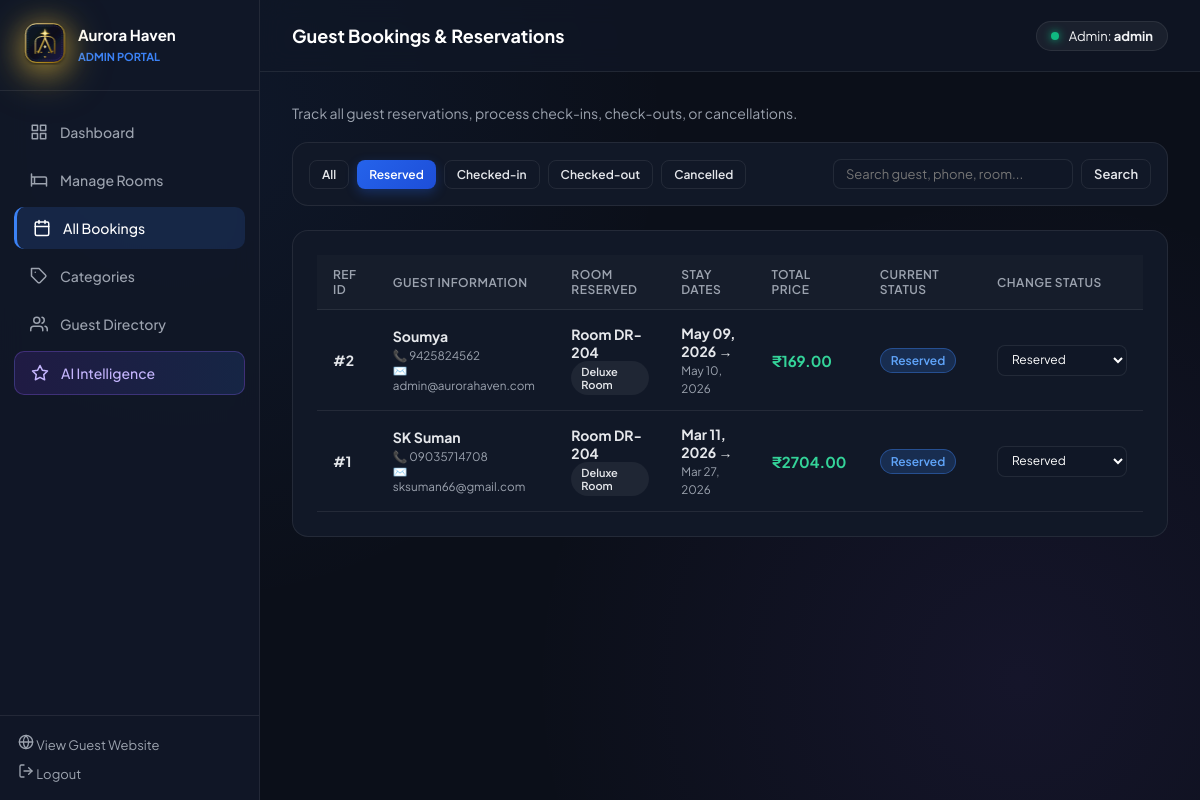
The app's page /portal/bookings/?status=Reserved (signed in) with its own data.
### hotel/models.py (models this page shows, shortened)
class Booking(models.Model):
    guest = models.ForeignKey(Guest, on_delete=models.CASCADE, related_name="bookings")
    room = models.ForeignKey(Room, on_delete=models.CASCADE, related_name="bookings")
    check_in = models.DateField()
    check_out = models.DateField()
    total_price = models.DecimalField(max_digits=10, decimal_places=2)
    status = models.CharField(max_length=20, choices=BOOKING_STATUS_CHOICES, default="Reserved")
    created_at = models.DateTimeField(auto_now_add=True)

class Guest(models.Model):
    user = models.OneToOneField(User, on_delete=models.CASCADE, null=True, blank=True, related_name="guest_profile")
    name = models.CharField(max_length=120)
    phone = models.CharField(max_length=20)

class Room(models.Model):
    room_number = models.CharField(max_length=20, unique=True)
    category = models.ForeignKey(Category, on_delete=models.CASCADE, related_name="rooms")
    price = models.DecimalField(max_digits=10, decimal_places=2)
    description = models.TextField()
    image = models.TextField(help_text="Use a URL or a data URI for demo room images.")
    availability = models.BooleanField(default=True)

class Category(models.Model):
    name = models.CharField(max_length=100, unique=True)

### hotel/admin_views.py (the view, shortened to what this page needs)
# urls.py: path("portal/bookings/", admin_views.admin_bookings, name="admin_bookings"),
@login_required(login_url="login")
@user_passes_test(staff_check, login_url="login")
def admin_bookings(request):
    status_filter = request.GET.get("status", "")
    search_q = request.GET.get("search", "").strip()
    bookings_qs = Booking.objects.select_related("guest", "room", "room__category").all().order_by("-created_at")
    if status_filter:
        bookings_qs = bookings_qs.filter(status=status_filter)
    context = {
        "bookings": bookings_qs,
        "status_choices": BOOKING_STATUS_CHOICES,
        "selected_status": status_filter,
        "search_q": search_q,
    }
    return render(request, "hotel/admin/bookings.html", context)

### hotel/admin_views.py (called while the page is built)
def staff_check(user):
    return user.is_authenticated and (user.is_staff or user.is_superuser)

### hotel/templates/hotel/admin/bookings.html (shortened to what this page needs)
{% extends 'hotel/admin/base_admin.html' %}
{% block page_title %}Guest Bookings & Reservations{% endblock %}
{% block admin_content %}
<div class="panel-header" style="border: none; padding-bottom: 0;">
    <p style="margin: 0; color: var(--admin-muted); font-size: 14px;">Track all guest reservations, process check-ins, check-outs, or cancellations.</p>
</div>
<div class="admin-panel" style="padding: 16px; margin-top: 16px; margin-bottom: 24px;">
    <div style="display: flex; gap: 16px; flex-wrap: wrap; justify-content: space-between; align-items: center;">
        <div style="display: flex; gap: 8px; flex-wrap: wrap;">
            <a href="{% url 'admin_bookings' %}" class="btn-admin {% if not selected_status %}btn-admin-primary{% else %}btn-admin-outline{% endif %}" style="font-size: 12px; padding: 6px 12px;">All</a>
            <a href="{% url 'admin_bookings' %}?status=Reserved" class="btn-admin {% if selected_status == 'Reserved' %}btn-admin-primary{% else %}btn-admin-outline{% endif %}" style="font-size: 12px; padding: 6px 12px;">Reserved</a>
            <a href="{% url 'admin_bookings' %}?status=Checked-in" class="btn-admin {% if selected_status == 'Checked-in' %}btn-admin-primary{% else %}btn-admin-outline{% endif %}" style="font-size: 12px; padding: 6px 12px;">Checked-in</a>
            <a href="{% url 'admin_bookings' %}?status=Checked-out" class="btn-admin {% if selected_status == 'Checked-out' %}btn-admin-primary{% else %}btn-admin-outline{% endif %}" style="font-size: 12px; padding: 6px 12px;">Checked-out</a>
            <a href="{% url 'admin_bookings' %}?status=Cancelled" class="btn-admin {% if selected_status == 'Cancelled' %}btn-admin-primary{% else %}btn-admin-outline{% endif %}" style="font-size: 12px; padding: 6px 12px;">Cancelled</a>
        </div>
        <form method="GET" action="{% url 'admin_bookings' %}" style="display: flex; gap: 8px;">
            <input type="text" name="search" class="admin-form-input" placeholder="Search guest, phone, room..." value="{{ search_q }}" style="width: 240px; padding: 6px 12px; font-size: 13px;">
            <button type="submit" class="btn-admin btn-admin-outline" style="padding: 6px 12px;">Search</button>
        </form>
    </div>
</div>
<div class="admin-panel">
    <div style="overflow-x: auto;">
        <table class="admin-table">
            <thead>
                <tr>
                    <th>Ref ID</th>
                    <th>Guest Information</th>
                    <th>Room Reserved</th>
                    <th>Stay Dates</th>
                    <th>Total Price</th>
                    <th>Current Status</th>
                    <th>Change Status</th>
                </tr>
            </thead>
            <tbody>
                {% for b in bookings %}
                <tr>
                    <td><strong>#{{ b.id }}</strong></td>
                    <td>
                        <div><strong>{{ b.guest.name }}</strong></div>
                        <small style="color: var(--admin-muted);">📞 {{ b.guest.phone }}</small>
                        {% if b.guest.user.email %}
                            <small style="display: block; color: var(--admin-muted);">✉️ {{ b.guest.user.email }}</small>
                        {% endif %}
                    </td>
                    <td>
                        <div><strong>Room {{ b.room.room_number }}</strong></div>
                        <span class="status-badge" style="background: rgba(255,255,255,0.06); font-size: 11px;">{{ b.room.category.name }}</span>
                    </td>
                    <td>
                        <div><strong>{{ b.check_in|date:"M d, Y" }}</strong> &rarr;</div>
                        <small style="color: var(--admin-muted);">{{ b.check_out|date:"M d, Y" }}</small>
                    </td>
                    <td>
                        <strong style="color: #34d399; font-size: 15px;">₹{{ b.total_price }}</strong>
                    </td>
                    <td>
                        <span class="status-badge
                            {% if b.status == 'Reserved' %}badge-reserved
                            {% elif b.status == 'Checked-in' %}badge-checked-in
                            {% elif b.status == 'Checked-out' %}badge-checked-out
                            {% else %}badge-cancelled{% endif %}">
                            {{ b.status }}
                        </span>
                    </td>
                    <td>
                        <form method="POST" action="{% url 'admin_booking_status' b.id %}">
                            <select name="status" class="admin-form-select" style="padding: 6px 10px; font-size: 12px; width: 130px;" onchange="this.form.submit()">
                                <option value="Reserved" {% if b.status == 'Reserved' %}selected{% endif %}>Reserved</option>
                            </select>
                        </form>
                    </td>
                </tr>
                {% empty %}
                <tr>
                    <td colspan="7" style="text-align: center; color: var(--admin-muted); padding: 40px;">
                        No bookings found for the selected filter.
                    </td>
                </tr>
                {% endfor %}
            </tbody>
        </table>
    </div>
</div>
{% endblock %}

### hotel/templates/hotel/admin/base_admin.html (shortened to what this page needs)
{% load static %}
<!DOCTYPE html>
<html lang="en">
<head>
    <link rel="stylesheet" href="{% static 'css/style.css' %}?v=20261003-1">
</head>
<body class="admin-body">
    <aside class="admin-sidebar">
        <a href="{% url 'admin_dashboard' %}" class="admin-brand">
            <div class="brand-logo-wrap admin-logo-wrap">
                <img src="{% static 'images/aurora_haven_logo.svg' %}" alt="Aurora Haven Admin Logo" class="brand-logo-img">
            </div>
            <div>
                <strong style="display:block; font-size:15px; color:#fff;">Aurora Haven</strong>
                <small style="font-size:11px; color:#3b82f6; font-weight:700; text-transform:uppercase;">Admin Portal</small>
            </div>
        </a>
        <nav class="admin-nav">
            <a href="{% url 'admin_dashboard' %}" class="{% if request.resolver_match.url_name == 'admin_dashboard' %}active{% endif %}">
                <span>Dashboard</span>
            </a>
            <a href="{% url 'admin_rooms' %}" class="{% if 'rooms' in request.resolver_match.url_name %}active{% endif %}">
                <svg width="18" height="18" viewBox="0 0 24 24" fill="none" stroke="currentColor" stroke-width="2" stroke-linecap="round" stroke-linejoin="round"><path d="M2 4v16M2 8h18a2 2 0 0 1 2 2v10M2 17h20M6 8v9"></path></svg>
                <span>Manage Rooms</span>
            </a>
            <a href="{% url 'admin_bookings' %}" class="{% if 'bookings' in request.resolver_match.url_name %}active{% endif %}">
                <span>All Bookings</span>
            </a>
            <a href="{% url 'admin_categories' %}" class="{% if 'categories' in request.resolver_match.url_name %}active{% endif %}">
                <svg width="18" height="18" viewBox="0 0 24 24" fill="none" stroke="currentColor" stroke-width="2" stroke-linecap="round" stroke-linejoin="round"><path d="M20.59 13.41l-7.17 7.17a2 2 0 0 1-2.83 0L2 12V2h10l8.59 8.59a2 2 0 0 1 0 2.82z"></path><line x1="7" y1="7" x2="7.01" y2="7"></line></svg>
                <span>Categories</span>
            </a>
            <a href="{% url 'admin_guests' %}" class="{% if 'guests' in request.resolver_match.url_name %}active{% endif %}">
                <span>Guest Directory</span>
            </a>
            <a href="{% url 'admin_ai_view' %}" class="ai-tab {% if request.resolver_match.url_name == 'admin_ai_view' %}active{% endif %}">
                <svg width="18" height="18" viewBox="0 0 24 24" fill="none" stroke="currentColor" stroke-width="2" stroke-linecap="round" stroke-linejoin="round"><polygon points="12 2 15.09 8.26 22 9.27 17 14.14 18.18 21.02 12 17.77 5.82 21.02 7 14.14 2 9.27 8.91 8.26 12 2"></polygon></svg>
                <span>AI Intelligence</span>
            </a>
        </nav>
        <div class="sidebar-footer">
            <a href="{% url 'home' %}" target="_blank">
                <span>View Guest Website</span>
            </a>
            <a href="{% url 'logout' %}">
                <svg width="16" height="16" viewBox="0 0 24 24" fill="none" stroke="currentColor" stroke-width="2" stroke-linecap="round" stroke-linejoin="round"><path d="M9 21H5a2 2 0 0 1-2-2V5a2 2 0 0 1 2-2h4"></path><polyline points="16 17 21 12 16 7"></polyline><line x1="21" y1="12" x2="9" y2="12"></line></svg>
                <span>Logout</span>
            </a>
        </div>
    </aside>
    <main class="admin-main">
        <header class="admin-topbar">
            <div class="admin-topbar-title">{% block page_title %}Dashboard{% endblock %}</div>
            <div style="display:flex; align-items:center; gap:16px;">
                <div class="admin-user-pill">
                    <span class="status-dot"></span>
                    <span>Admin: <strong>{{ request.user.username }}</strong></span>
                </div>
            </div>
        </header>
        <div class="admin-content">
            {% block admin_content %}{% endblock %}
        </div>
    </main>
</body>
</html>

### static/css/style.css (style rules this page uses)
:root { --bg: #f5f7fb; --surface: #ffffff; --surface-soft: #f8fbff; --surface-muted: #eef4fb; --text: #1f2937; --muted: #64748b; --border: #dbe5f0; --primary: #0b5ed7; --primary-dark: #084298; --accent: #ff6b35; --accent-soft: #fff1eb; --success: #16a34a; --success-soft: #dcfce7; --danger: #dc2626; --danger-soft: #fee2e2; --warning: #92400e; --warning-soft: #fef3c7; --shadow: 0 16px 40px rgba(15, 23, 42, 0.08); --shadow-soft: 0 10px 24px rgba(15, 23, 42, 0.06); --radius-lg: 28px; --radius-md: 20px; --radius-sm: 14px; --container: min(1180px, calc(100vw - 32px)); }
* { box-sizing: border-box; }
html { scroll-behavior: smooth; }
body { margin: 0; min-height: 100vh; font-family: 'Plus Jakarta Sans', 'Poppins', -apple-system, sans-serif; color: #f1f5f9; background-color: #070a12; background-image: radial-gradient(circle at 10% 10%, rgba(59, 130, 246, 0.08) 0%, transparent 40%), radial-gradient(circle at 90% 20%, rgba(212, 175, 55, 0.06) 0%, transparent 35%), radial-gradient(circle at 50% 80%, rgba(124, 58, 237, 0.06) 0%, transparent 45%); background-attachment: fixed; }
a { color: inherit; text-decoration: none; }
img { display: block; max-width: 100%; }
button, input, select { font: inherit; }
.brand-logo-wrap { width: 46px; height: 46px; display: inline-flex; align-items: center; justify-content: center; border-radius: 14px; position: relative; transition: transform 0.25s ease, filter 0.25s ease; flex-shrink: 0; }
.brand-logo-img { width: 100%; height: 100%; display: block; object-fit: contain; filter: drop-shadow(0 4px 12px rgba(212, 175, 55, 0.4)); }
.admin-logo-wrap { width: 42px; height: 42px; }
main { padding-bottom: 48px; }

### records on screen
Booking: id "2", guest.name "Soumya", guest.phone "9425824562", guest.user.email "admin@aurorahaven.com", room.room_number "DR-204", room.category.name "Deluxe Room", check_in "May 09, 2026", check_out "May 10, 2026", total_price "169.00", status "Reserved"
Booking: id "1", guest.name "SK Suman", guest.phone "09035714708", guest.user.email "sksuman66@gmail.com", room.room_number "DR-204", room.category.name "Deluxe Room", check_in "Mar 11, 2026", check_out "Mar 27, 2026", total_price "2704.00", status "Reserved"

### other values on screen
{{ request.user.username }} "admin"
